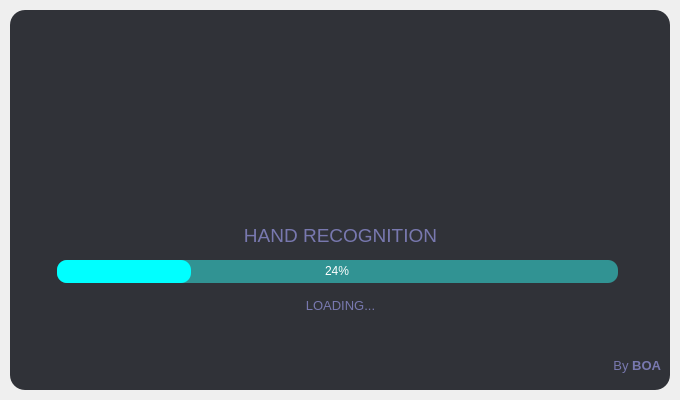
<?xml version="1.0" encoding="UTF-8"?>
<ui version="4.0">
 <class>MainWindow</class>
 <widget class="QMainWindow" name="MainWindow">
  <property name="geometry">
   <rect>
    <x>0</x>
    <y>0</y>
    <width>680</width>
    <height>400</height>
   </rect>
  </property>
  <property name="windowTitle">
   <string>MainWindow</string>
  </property>
  <widget class="QWidget" name="centralwidget">
   <layout class="QVBoxLayout" name="verticalLayout">
    <property name="spacing">
     <number>0</number>
    </property>
    <property name="leftMargin">
     <number>10</number>
    </property>
    <property name="topMargin">
     <number>10</number>
    </property>
    <property name="rightMargin">
     <number>10</number>
    </property>
    <property name="bottomMargin">
     <number>10</number>
    </property>
    <item>
     <widget class="QFrame" name="dropShadowFrame">
      <property name="styleSheet">
       <string notr="true">QFrame{
	
	background-color: rgb(48, 50, 56);
	color:rgb(220,220,220);
	border-radius:15px;
}</string>
      </property>
      <property name="frameShape">
       <enum>QFrame::StyledPanel</enum>
      </property>
      <property name="frameShadow">
       <enum>QFrame::Raised</enum>
      </property>
      <widget class="QLabel" name="label_description">
       <property name="geometry">
        <rect>
         <x>0</x>
         <y>210</y>
         <width>661</width>
         <height>31</height>
        </rect>
       </property>
       <property name="font">
        <font>
         <family>Segoe UI</family>
         <pointsize>14</pointsize>
        </font>
       </property>
       <property name="styleSheet">
        <string notr="true">color: rgb(120, 120, 175);</string>
       </property>
       <property name="text">
        <string>&lt;html&gt;&lt;head/&gt;&lt;body&gt;&lt;p&gt;HAND RECOGNITION&lt;/p&gt;&lt;/body&gt;&lt;/html&gt;</string>
       </property>
       <property name="alignment">
        <set>Qt::AlignCenter</set>
       </property>
      </widget>
      <widget class="QProgressBar" name="progressBar">
       <property name="geometry">
        <rect>
         <x>47</x>
         <y>250</y>
         <width>561</width>
         <height>23</height>
        </rect>
       </property>
       <property name="styleSheet">
        <string notr="true">QProgressBar{
	
	
	
	background-color: rgb(49, 147, 147);
	color:rgb(255,255,255);
	border-style:none;
	border-radius:10px;
	text-align:center;
}
QProgressBar::chunk{
	border-radius:10px;
	
	
	
	background-color: rgb(0, 255, 255);
}</string>
       </property>
       <property name="locale">
        <locale language="English" country="UnitedStates"/>
       </property>
       <property name="value">
        <number>24</number>
       </property>
      </widget>
      <widget class="QLabel" name="label_loading">
       <property name="geometry">
        <rect>
         <x>0</x>
         <y>280</y>
         <width>661</width>
         <height>31</height>
        </rect>
       </property>
       <property name="font">
        <font>
         <family>Segoe UI</family>
         <pointsize>10</pointsize>
        </font>
       </property>
       <property name="styleSheet">
        <string notr="true">color: rgb(120, 120, 175);</string>
       </property>
       <property name="text">
        <string>LOADING...</string>
       </property>
       <property name="alignment">
        <set>Qt::AlignCenter</set>
       </property>
      </widget>
      <widget class="QLabel" name="label_credits">
       <property name="geometry">
        <rect>
         <x>10</x>
         <y>340</y>
         <width>641</width>
         <height>31</height>
        </rect>
       </property>
       <property name="font">
        <font>
         <family>Segoe UI</family>
         <pointsize>10</pointsize>
        </font>
       </property>
       <property name="styleSheet">
        <string notr="true">color: rgb(120, 120, 175);</string>
       </property>
       <property name="text">
        <string>&lt;html&gt;&lt;head/&gt;&lt;body&gt;&lt;p&gt;By&lt;span style=&quot; font-weight:600;&quot;&gt; BOA&lt;/span&gt;&lt;/p&gt;&lt;/body&gt;&lt;/html&gt;</string>
       </property>
       <property name="alignment">
        <set>Qt::AlignRight|Qt::AlignTrailing|Qt::AlignVCenter</set>
       </property>
      </widget>
      <widget class="QPushButton" name="pushButton">
       <property name="geometry">
        <rect>
         <x>0</x>
         <y>60</y>
         <width>661</width>
         <height>151</height>
        </rect>
       </property>
       <property name="styleSheet">
        <string notr="true">background-color: rgb(48, 50, 56);</string>
       </property>
       <property name="text">
        <string/>
       </property>
       <property name="icon">
        <iconset>
         <normaloff>icon/logo.png</normaloff>icon/logo.png</iconset>
       </property>
       <property name="iconSize">
        <size>
         <width>256</width>
         <height>256</height>
        </size>
       </property>
       <property name="flat">
        <bool>true</bool>
       </property>
      </widget>
     </widget>
    </item>
   </layout>
  </widget>
 </widget>
 <resources/>
 <connections/>
</ui>
